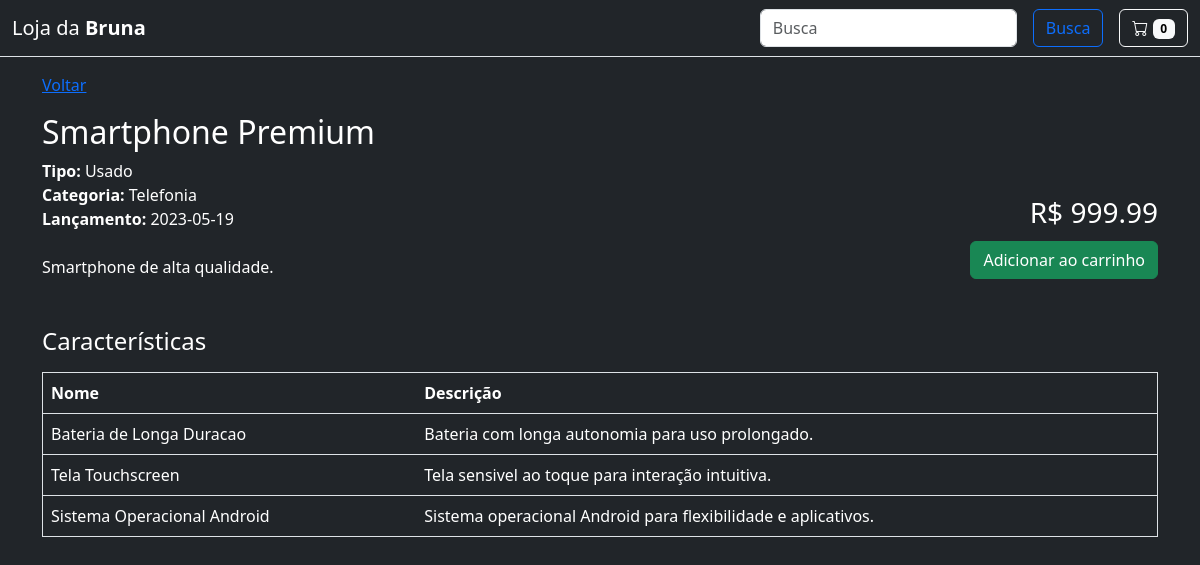
Screenshot of /produto.php?id=4 with the database file from the repository.
### tables this page shows
CREATE TABLE Produto (
    id INT(4) AUTO_INCREMENT PRIMARY KEY,
    nome VARCHAR(255) NOT NULL,
    descricao TEXT,
    preco DECIMAL(10, 2) NOT NULL,
    tipo ENUM('Novo', 'Usado', 'Promocao', 'Liquidacao', 'Outros') NOT NULL,
    categoria SET('Eletronico', 'Telefonia', 'Informatica', 'Eletrodomesticos', 'Acessorios', 'Outros') NOT NULL,
    data_lancamento DATE,
    desconto_usados DECIMAL(10, 2)
);

CREATE TABLE Caracteristica (
    id INT(4) AUTO_INCREMENT PRIMARY KEY,
    nome VARCHAR(255) NOT NULL,
    descricao TEXT
);

### produto.php (the view, shortened to what this page needs)
<?php
require_once("conexao.php");
$id = $_GET["id"];
try {
    $stmt = $conn->prepare("SELECT nome, tipo, categoria, descricao, preco, data_lancamento, desconto_usados FROM produto WHERE id = " . $id);
    $stmt->execute();
    $produto = $stmt->fetch(PDO::FETCH_ASSOC);
    $stmt = $conn->prepare("
        SELECT c.nome, c.descricao
        FROM produto_caracteristica AS pc
        INNER JOIN caracteristica AS c
        ON pc.id_caracteristica = c.id
        WHERE pc.id_produto = " . $id
    );
    $stmt->execute();
    $caracteristicas = $stmt->fetchAll(PDO::FETCH_ASSOC);
} catch (PDOException $e) {
    echo "Error: " . $e->getMessage();
}
?>
<!doctype html>
<html lang="pt-br">
    <head>
        <link rel="stylesheet" href="https://cdn.jsdelivr.net/npm/bootstrap-icons@1.11.3/font/bootstrap-icons.min.css">
        <link href="https://cdn.jsdelivr.net/npm/bootstrap@5.3.2/dist/css/bootstrap.min.css" rel="stylesheet"/>
    </head>
    <body class="bg-dark text-white">
        <?php require("header.php") ?>
        <div class="container mt-3">
            <a href="/loja" class="link-primary">Voltar</a>
            <h2 class="mt-3"><?= $produto["nome"] ?></h2>
            <div class="row mb-5">
                <div class="col-12 col-md-6 d-flex flex-column">
                    <span><b>Tipo:</b> <?= $produto["tipo"] ?></span>
                    <span><b>Categoria:</b> <?= $produto["categoria"] ?></span>
                    <span><b>Lançamento:</b> <?= $produto["data_lancamento"] ?></span>
                    <br/>
                    <span><?= $produto["descricao"] ?></span>
                </div>
                <div class="col-12 col-md-6 d-flex flex-column align-items-end justify-content-end">
                    <h3>R$ <?= $produto["preco"] ?></h3>
                    <form action="/loja/carrinho.php" method="GET">
                        <input class="btn btn-success mt-1" type="submit" value="Adicionar ao carrinho">
                    </form>
                </div>
            </div>
            <h4>Características</h4>
            <table class="table table-dark border mt-3">
                <thead>
                    <tr>
                        <th scope="col">Nome</th>
                        <th scope="col">Descrição</th>
                    </tr>
                </thead>
                <tbody>
                    <?php
                        foreach ($caracteristicas as $item) {
                            ?>
                                <tr>
                                    <td scope="row"><?= $item["nome"] ?></td>
                                    <td scope="row"><?= $item["descricao"] ?></td>
                                </tr>
                            <?php
                        }
                    ?>
                </tbody>
            </table>
        </div>
    </body>
</html>

### rows the page displays
produto: nome "Smartphone Premium", tipo "Usado", categoria "Telefonia", data_lancamento "2023-05-19", descricao "Smartphone de alta qualidade.", preco "999.99"
caracteristica: nome "Bateria de Longa Duracao", descricao "Bateria com longa autonomia para uso prolongado."
caracteristica: nome "Tela Touchscreen", descricao "Tela sensivel ao toque para interação intuitiva."
caracteristica: nome "Sistema Operacional Android", descricao "Sistema operacional Android para flexibilidade e aplicativos."

### other values shown
$carrinho["quantidade"] "0"
